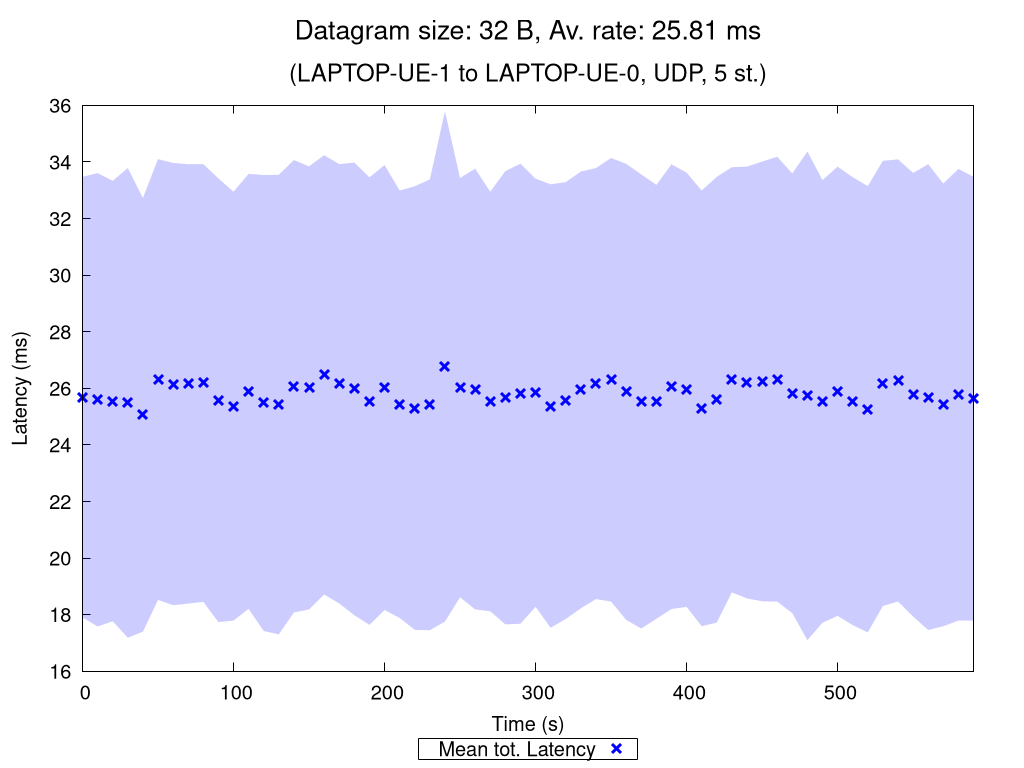

Here is the gnuplot script that generated this plot:
set terminal pngcairo nocrop enhanced size 1024,768 font "Verdana,15"
set output "UDP_5_st_2020_10_12_00-33-42_two2one_00032B.png"

set title "{/=20 Datagram size: 32 B, Av. rate: 25.81 ms}\n\n{/=18 (LAPTOP-UE-1 to LAPTOP-UE-0, UDP, 5 st.)}"

set xlabel "Time (s)"
set ylabel "Latency (ms)"
set ytics nomirror
set key bmargin center horizontal box samplen 1 width -1
set bmargin 4.6
set rmargin 4.5

rf = 1.0  # rate factor
set style fill transparent solid 0.2 noborder
set autoscale xfix
plot "UDP_5_st_2020_10_12_00-33-42_two2one_00032B_iperf_processed.dat" using 1:($2/rf-$3/rf):($2/rf+$3/rf) with filledcurves lc rgb "blue" notitle, \
     "" using 1:($2/rf) with points pt 2 ps 1.5 lw 3 lc rgb "blue" title "Mean tot. Latency", \
